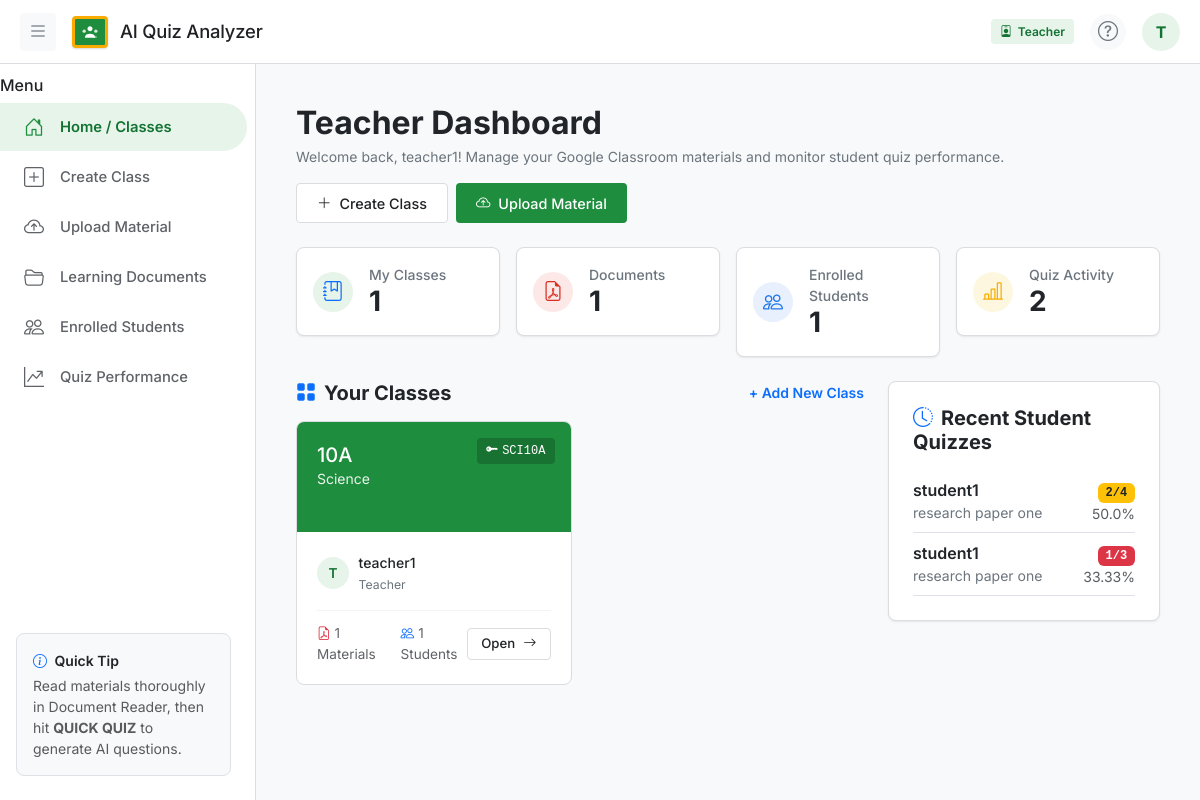
Page /teacher/dashboard/ (signed in) on the committed database.
### quiz_app/models.py (models this page shows, shortened)
class User(AbstractUser):
    ROLE_CHOICES = (
        ('TEACHER', 'Teacher'),
        ('STUDENT', 'Student'),
    )
    role = models.CharField(max_length=10, choices=ROLE_CHOICES, default='STUDENT')
    @property
    def is_teacher(self):
        return self.role == 'TEACHER'
    @property
    def is_student(self):
        return self.role == 'STUDENT'

class ClassRoom(models.Model):
    name = models.CharField(max_length=100)
    code = models.CharField(max_length=20, unique=True)
    subject = models.CharField(max_length=100)
    teacher = models.ForeignKey(User, on_delete=models.CASCADE, related_name='classes_created')
    created_at = models.DateTimeField(auto_now_add=True)

class QuizAttempt(models.Model):
    STATUS_CHOICES = (
        ('IN_PROGRESS', 'In Progress'),
        ('COMPLETED', 'Completed'),
    )
    student = models.ForeignKey(User, on_delete=models.CASCADE, related_name='quiz_attempts')
    document = models.ForeignKey(Document, on_delete=models.CASCADE, related_name='quiz_attempts')
    confirmed_page = models.IntegerField()
    confirmed_paragraph = models.IntegerField(default=1)
    confirmed_line = models.IntegerField(default=1)
    started_at = models.DateTimeField(auto_now_add=True)
    completed_at = models.DateTimeField(null=True, blank=True)
    questions_attempted = models.IntegerField(default=0)
    correct_answers = models.IntegerField(default=0)
    wrong_answers = models.IntegerField(default=0)
    score = models.CharField(max_length=20, default='0/0')
    percentage = models.FloatField(default=0.0)
    status = models.CharField(max_length=20, choices=STATUS_CHOICES, default='IN_PROGRESS')
    class Meta:
        ordering = ['-started_at']

class Document(models.Model):
    FILE_TYPE_CHOICES = (
        ('PDF', 'PDF Document'),
        ('PPT', 'PPT Presentation'),
        ('PPTX', 'PPTX Presentation'),
    )
    STATUS_CHOICES = (
        ('PENDING', 'Pending Processing'),
        ('PROCESSING', 'Processing'),
        ('COMPLETED', 'AI Analysis Completed'),
        ('FAILED', 'Processing Failed'),
    )
    classroom = models.ForeignKey(ClassRoom, on_delete=models.CASCADE, related_name='documents')
    title = models.CharField(max_length=255)
    file = models.FileField(upload_to='documents/', null=True, blank=True)
    file_type = models.CharField(max_length=10, choices=FILE_TYPE_CHOICES, default='PDF')
    total_pages = models.IntegerField(default=0)
    upload_date = models.DateTimeField(auto_now_add=True)
    processing_status = models.CharField(max_length=20, choices=STATUS_CHOICES, default='PENDING')

### quiz_app/views.py (the view)
# urls.py: path('teacher/dashboard/', views.teacher_dashboard, name='teacher_dashboard'),
@login_required
def teacher_dashboard(request):
    if not request.user.is_teacher:
        return redirect('student_dashboard')
    classes = ClassRoom.objects.filter(teacher=request.user)
    documents = Document.objects.filter(classroom__teacher=request.user)
    recent_attempts = QuizAttempt.objects.filter(
        document__classroom__teacher=request.user,
        student__role='STUDENT',
        status='COMPLETED'
    ).select_related('student', 'document').order_by('-completed_at')[:5]
    total_students = Enrollment.objects.filter(classroom__teacher=request.user).values('student').distinct().count()
    context = {
        'classes': classes,
        'documents': documents,
        'recent_attempts': recent_attempts,
        'total_students': total_students,
    }
    return render(request, 'teacher/dashboard.html', context)

### templates/teacher/dashboard.html (shortened to what this page needs)
{% extends 'base.html' %}
{% block content %}
<div class="py-2">
    <div class="d-flex flex-wrap justify-content-between align-items-center gap-3 mb-4">
        <div>
            <h2 class="fw-bold text-dark mb-1">Teacher Dashboard</h2>
            <p class="text-secondary small mb-0">Welcome back, {{ user.username }}! Manage your Google Classroom materials and monitor student quiz performance.</p>
        </div>
        <div class="d-flex gap-2">
            <a href="{% url 'create_class' %}" class="btn-gc-secondary">
                <i class="bi bi-plus-lg"></i> Create Class
            </a>
            <a href="{% url 'upload_document' %}" class="btn-gc-primary">
                <i class="bi bi-cloud-arrow-up"></i> Upload Material
            </a>
        </div>
    </div>
    <div class="row g-3 mb-4">
        <div class="col-sm-6 col-lg-3">
            <div class="gc-card p-3 d-flex align-items-center gap-3">
                <div class="gc-resource-icon">
                    <i class="bi bi-journal-bookmark text-primary"></i>
                </div>
                <div>
                    <span class="small text-secondary fw-medium d-block">My Classes</span>
                    <h3 class="fw-bold text-dark mb-0">{{ classes.count }}</h3>
                </div>
            </div>
        </div>
        <div class="col-sm-6 col-lg-3">
            <div class="gc-card p-3 d-flex align-items-center gap-3">
                <div class="gc-resource-icon" style="background: var(--gc-red-light); color: var(--gc-red);">
                    <i class="bi bi-file-earmark-pdf"></i>
                </div>
                <div>
                    <span class="small text-secondary fw-medium d-block">Documents</span>
                    <h3 class="fw-bold text-dark mb-0">{{ documents.count }}</h3>
                </div>
            </div>
        </div>
        <div class="col-sm-6 col-lg-3">
            <div class="gc-card p-3 d-flex align-items-center gap-3">
                <div class="gc-resource-icon" style="background: var(--gc-blue-light); color: var(--gc-blue);">
                    <i class="bi bi-people"></i>
                </div>
                <div>
                    <span class="small text-secondary fw-medium d-block">Enrolled Students</span>
                    <h3 class="fw-bold text-dark mb-0">{{ total_students }}</h3>
                </div>
            </div>
        </div>
        <div class="col-sm-6 col-lg-3">
            <div class="gc-card p-3 d-flex align-items-center gap-3">
                <div class="gc-resource-icon" style="background: var(--gc-yellow-light); color: var(--gc-yellow);">
                    <i class="bi bi-bar-chart-line"></i>
                </div>
                <div>
                    <span class="small text-secondary fw-medium d-block">Quiz Activity</span>
                    <h3 class="fw-bold text-dark mb-0">{{ recent_attempts.count }}</h3>
                </div>
            </div>
        </div>
    </div>
    <div class="row g-4 mb-4">
        <div class="col-lg-8">
            <div class="d-flex justify-content-between align-items-center mb-3">
                <h5 class="fw-bold text-dark mb-0"><i class="bi bi-grid-fill text-primary me-2"></i>Your Classes</h5>
                {% if classes %}
                <a href="{% url 'create_class' %}" class="small text-primary text-decoration-none fw-semibold">+ Add New Class</a>
                {% endif %}
            </div>
            {% if classes %}
                <div class="row g-3">
                    {% for c in classes %}
                        <div class="col-md-6">
                            {% include 'components/class_card.html' with classroom=c is_teacher=True %}
                        </div>
                    {% endfor %}
                </div>
            {% else %}
                {% include 'components/empty_state.html' with icon_class="bi-journal-plus" title="No classes created yet" description="Create your first class to share study materials and track AI quizes." action_url=create_class_url action_text="Create Your First Class" action_icon="bi-plus-lg" %}
            {% endif %}
        </div>
        <div class="col-lg-4">
            <div class="gc-card p-4">
                <h5 class="fw-bold text-dark mb-3"><i class="bi bi-clock-history text-primary me-2"></i>Recent Student Quizzes</h5>
                {% if recent_attempts %}
                    <div class="list-group list-group-flush">
                        {% for attempt in recent_attempts %}
                            <div class="list-group-item px-0 py-2.5 border-0 border-bottom">
                                <div class="d-flex justify-content-between align-items-start">
                                    <div>
                                        <div class="fw-semibold text-dark">{{ attempt.student.username }}</div>
                                        <div class="small text-secondary text-truncate" style="max-width: 170px;">{{ attempt.document.title }}</div>
                                    </div>
                                    <div class="text-end">
                                        <span class="badge {% if attempt.percentage >= 75 %}bg-success{% elif attempt.percentage >= 50 %}bg-warning text-dark{% else %}bg-danger{% endif %} font-monospace">
                                            {{ attempt.score }}
                                        </span>
                                        <div class="small text-muted mt-0.5">{{ attempt.percentage }}%</div>
                                    </div>
                                </div>
                            </div>
                        {% endfor %}
                    </div>
                {% else %}
                    <div class="text-center py-4 text-secondary small">
                        <i class="bi bi-journal-check fs-2 d-block text-muted mb-2"></i>
                        No student quiz activity recorded yet.
                    </div>
                {% endif %}
            </div>
        </div>
    </div>
</div>
{% endblock %}

### templates/components/topbar.html (shortened to what this page needs)
<header class="gc-header">
    <div class="d-flex align-items-center gap-3">
        {% if user.is_authenticated %}
        <button class="btn btn-light btn-sm border-0 text-secondary fs-5 p-1 px-2" type="button" onclick="toggleSidebar()" aria-label="Toggle Navigation">
            <i class="bi bi-list"></i>
        </button>
        {% endif %}
        <a class="gc-brand" href="{% url 'dashboard' %}">
            <div class="gc-chalkboard-logo">
            </div>
            <span class="gc-brand-title">AI Quiz Analyzer</span>
        </a>
    </div>
    {% if user.is_authenticated %}
    <div class="d-flex align-items-center gap-3">
        <span class="badge-gc-role {% if user.is_teacher %}badge-gc-teacher{% else %}badge-gc-student{% endif %} d-none d-md-inline-flex">
            <i class="bi {% if user.is_teacher %}bi-person-badge{% else %}bi-backpack{% endif %}"></i>
            {{ user.get_role_display }}
        </span>
        <button class="btn btn-light rounded-circle text-secondary p-1 d-none d-sm-flex align-items-center justify-content-center" style="width: 36px; height: 36px;" title="Help & Info" data-bs-toggle="modal" data-bs-target="#helpModal">
            <i class="bi bi-question-circle fs-5"></i>
        </button>
        <div class="dropdown">
            <button class="btn btn-light border-0 p-1 rounded-circle d-flex align-items-center justify-content-center" type="button" id="userMenuDropdown" data-bs-toggle="dropdown" aria-expanded="false" style="width: 38px; height: 38px; background: var(--gc-primary-light); color: var(--gc-primary-dark);">
                <span class="fw-bold fs-6">{{ user.username|first|upper }}</span>
            </button>
        </div>
    </div>
    {% endif %}
</header>

### templates/components/class_card.html
<div class="gc-class-card">
    <div class="gc-class-card-header {% cycle 'gc-banner-green' 'gc-banner-blue' 'gc-banner-teal' 'gc-banner-orange' 'gc-banner-purple' %}">
        <div>
            {% if is_teacher %}
                <a href="{% url 'class_detail' classroom.id %}" class="gc-class-title">{{ classroom.name }}</a>
            {% else %}
                <a href="{% url 'student_class_detail' classroom.id %}" class="gc-class-title">{{ classroom.name }}</a>
            {% endif %}
            <p class="gc-class-subtitle">{{ classroom.subject }}</p>
        </div>
        <span class="gc-class-code-badge"><i class="bi bi-key-fill me-1"></i>{{ classroom.code }}</span>
    </div>
    <div class="gc-class-card-body">
        <div class="gc-class-teacher-info">
            <div class="gc-avatar">
                {{ classroom.teacher.username|first|upper }}
            </div>
            <div>
                <span class="d-block fw-medium text-dark">{{ classroom.teacher.username }}</span>
                <span class="small text-secondary">Teacher</span>
            </div>
        </div>
        <div class="gc-class-card-footer">
            <div class="d-flex align-items-center gap-3">
                <span title="Materials"><i class="bi bi-file-earmark-pdf text-danger me-1"></i>{{ classroom.documents.count }} Materials</span>
                {% if is_teacher %}
                <span title="Students"><i class="bi bi-people text-primary me-1"></i>{{ classroom.enrollments.count }} Students</span>
                {% endif %}
            </div>
            {% if is_teacher %}
                <a href="{% url 'class_detail' classroom.id %}" class="btn-gc-secondary" style="height: 32px; font-size: 0.825rem; padding: 0 0.85rem;">
                    Open <i class="bi bi-arrow-right"></i>
                </a>
            {% else %}
                <a href="{% url 'student_class_detail' classroom.id %}" class="btn-gc-primary" style="height: 32px; font-size: 0.825rem; padding: 0 0.85rem;">
                    Enter <i class="bi bi-arrow-right"></i>
                </a>
            {% endif %}
        </div>
    </div>
</div>

### rows in the picture
User: role "Teacher", username|first "T", username "teacher1"
ClassRoom: name "10A", subject "Science", code "SCI10A", teacher.username|first "T", teacher.username "teacher1", documents.count "1", enrollments.count "1"
QuizAttempt: student.username "student1", document "research paper one", score "2/4", percentage "50.0"
QuizAttempt: student.username "student1", document "research paper one", score "1/3", percentage "33.33"

### other values in the picture
{{ classes.count }} "1"
{{ documents.count }} "1"
{{ total_students }} "1"
{{ recent_attempts.count }} "2"
